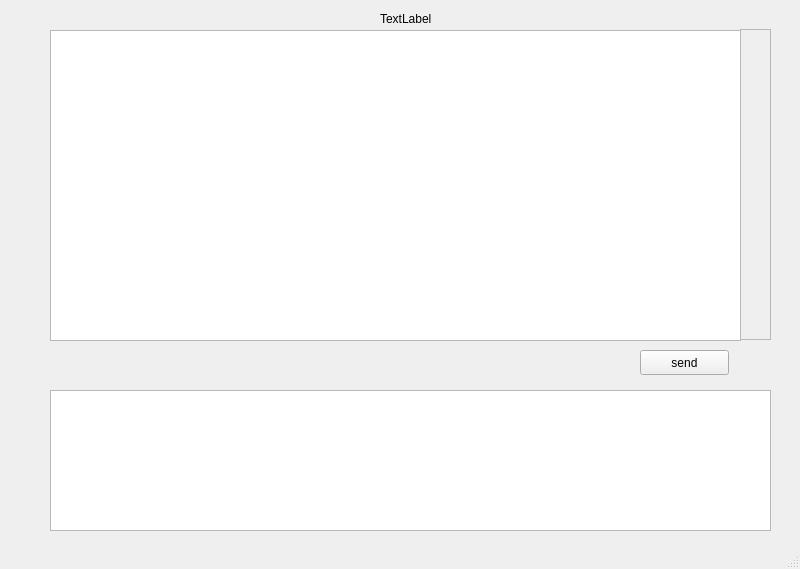
<?xml version="1.0" encoding="UTF-8"?>
<ui version="4.0">
 <class>ChatWindow</class>
 <widget class="QMainWindow" name="ChatWindow">
  <property name="geometry">
   <rect>
    <x>0</x>
    <y>0</y>
    <width>800</width>
    <height>569</height>
   </rect>
  </property>
  <property name="windowTitle">
   <string>MainWindow</string>
  </property>
  <widget class="QWidget" name="centralwidget">
   <widget class="QListView" name="DisplayList">
    <property name="geometry">
     <rect>
      <x>50</x>
      <y>30</y>
      <width>691</width>
      <height>311</height>
     </rect>
    </property>
   </widget>
   <widget class="QScrollArea" name="DisplayScroll">
    <property name="geometry">
     <rect>
      <x>740</x>
      <y>29</y>
      <width>31</width>
      <height>311</height>
     </rect>
    </property>
    <property name="widgetResizable">
     <bool>true</bool>
    </property>
    <widget class="QWidget" name="scrollAreaWidgetContents">
     <property name="geometry">
      <rect>
       <x>0</x>
       <y>0</y>
       <width>29</width>
       <height>309</height>
      </rect>
     </property>
    </widget>
   </widget>
   <widget class="QPushButton" name="sendbutton">
    <property name="geometry">
     <rect>
      <x>640</x>
      <y>350</y>
      <width>89</width>
      <height>25</height>
     </rect>
    </property>
    <property name="text">
     <string>send</string>
    </property>
   </widget>
   <widget class="QTextEdit" name="EditArea">
    <property name="geometry">
     <rect>
      <x>50</x>
      <y>390</y>
      <width>721</width>
      <height>141</height>
     </rect>
    </property>
   </widget>
   <widget class="QLabel" name="FriendID">
    <property name="geometry">
     <rect>
      <x>380</x>
      <y>10</y>
      <width>67</width>
      <height>17</height>
     </rect>
    </property>
    <property name="text">
     <string>TextLabel</string>
    </property>
   </widget>
  </widget>
  <widget class="QStatusBar" name="statusbar"/>
 </widget>
 <resources/>
 <connections/>
</ui>
